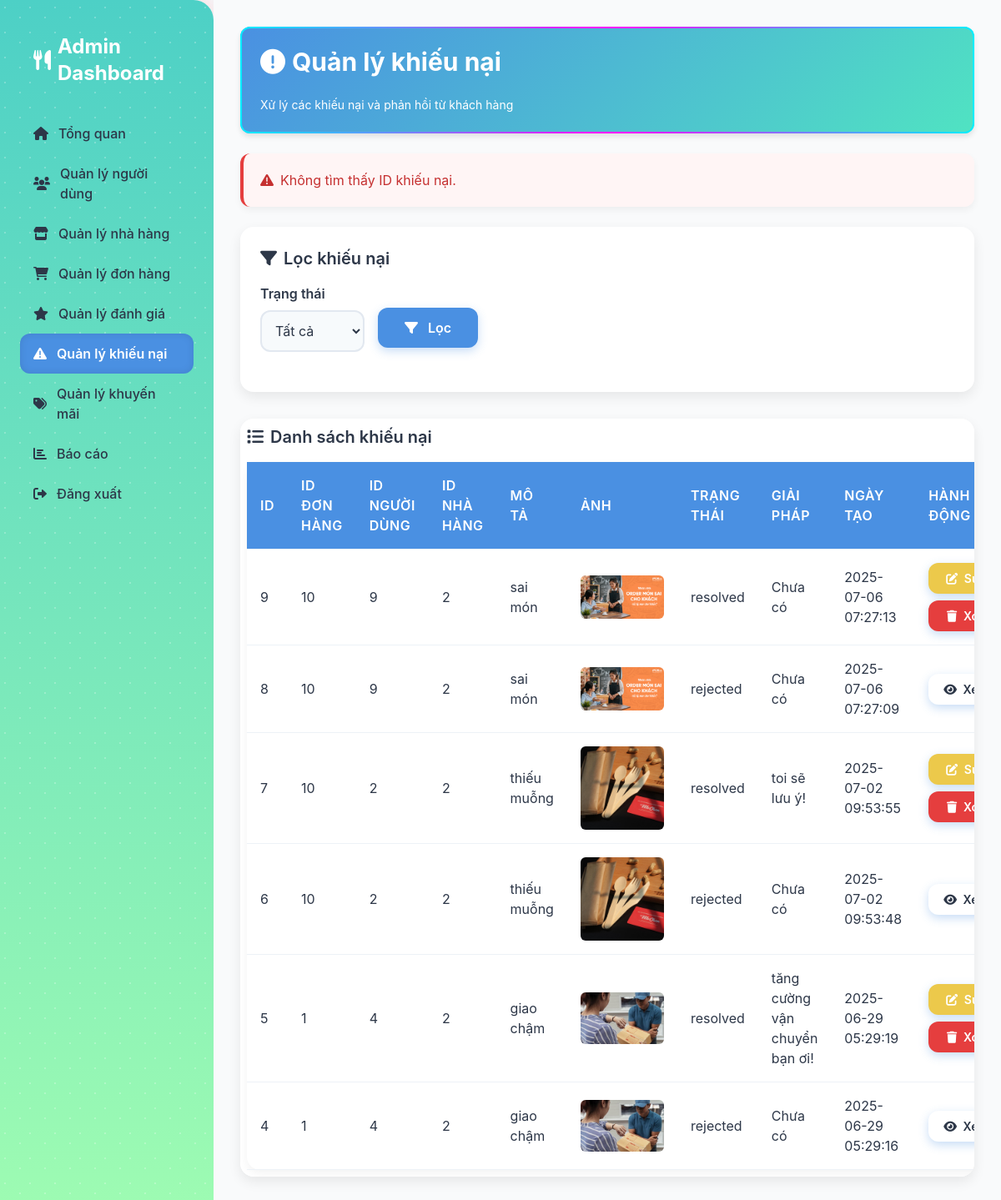
/modules/complaints/manage_complaints.php?error=missing_id (signed in), run on the app's committed database.
### tables this page shows
CREATE TABLE `complaints` (
  `id` int(11) NOT NULL,
  `order_id` int(11) DEFAULT NULL,
  `user_id` int(11) DEFAULT NULL,
  `restaurant_id` int(11) DEFAULT NULL,
  `description` text NOT NULL,
  `status` enum('pending','resolved','rejected') DEFAULT 'pending',
  `resolution` text DEFAULT NULL,
  `created_at` timestamp NOT NULL DEFAULT current_timestamp(),
  `image_path` varchar(255) DEFAULT NULL
);

### modules/complaints/manage_complaints.php (the view, shortened to what this page needs)
<?php
require __DIR__ . '/../../config/db_connect.php';
$current_page = basename($_SERVER['PHP_SELF']);
if (isset($_GET['error'])) {
    switch ($_GET['error']) {
        case 'missing_id':
            $error = "Không tìm thấy ID khiếu nại.";
            break;
    }
}
$filter_status = $_GET['status'] ?? 'all';
$complaints = [];
try {
    $query = "SELECT id, order_id, user_id, restaurant_id, description, status, resolution, created_at, image_path FROM complaints";
    if ($filter_status !== 'all') {
        $query .= " WHERE status = ?";
        $stmt = $pdo->prepare($query);
        $stmt->execute([$filter_status]);
    } else {
        $query .= " ORDER BY created_at DESC";
        $stmt = $pdo->query($query);
    }
    $complaints = $stmt->fetchAll();
} catch (PDOException $e) {
    $error = "Lỗi cơ sở dữ liệu: " . $e->getMessage();
    error_log("Database error when fetching complaints: " . $e->getMessage());
}
?>
<!DOCTYPE html>
<html lang="vi">
<head>
    <link href="https://cdn.jsdelivr.net/npm/tailwindcss@2.2.19/dist/tailwind.min.css" rel="stylesheet">
    <link href="/ad/assets/css/admin.css" rel="stylesheet">
    <link href="https://cdnjs.cloudflare.com/ajax/libs/font-awesome/6.0.0-beta3/css/all.min.css" rel="stylesheet">
    <link href="https://cdnjs.cloudflare.com/ajax/libs/animate.css/4.1.1/animate.min.css" rel="stylesheet">
</head>
<body class="flex flex-col h-screen bg-gray-50" data-page="<?php echo $current_page; ?>">
    <div class="flex flex-1 overflow-hidden">
        <aside class="sidebar w-64 bg-gray-800 text-white transition-all duration-300 ease-in-out">
            <h2 class="text-2xl font-bold mb-4 flex items-center p-4">
                <i class="fas fa-utensils mr-2"></i> <span>Admin Dashboard</span>
            </h2>
            <nav>
                <ul>
                    <li><a href="/ad/views/dashboard.php" class="flex items-center p-4 <?php echo ($current_page == 'dashboard.php' && !isset($_GET['page'])) ? 'active' : ''; ?>"><i class="fas fa-home mr-2"></i> <span>Tổng quan</span></a></li>
                    <li><a href="/ad/modules/users/manage_users.php" class="flex items-center p-4 <?php echo ($current_page == 'manage_users.php') ? 'active' : ''; ?>"><i class="fas fa-users mr-2"></i> <span>Quản lý người dùng</span></a></li>
                    <li><a href="/ad/modules/restaurants/manage_restaurants.php" class="flex items-center p-4 <?php echo ($current_page == 'manage_restaurants.php') ? 'active' : ''; ?>"><i class="fas fa-store mr-2"></i> <span>Quản lý nhà hàng</span></a></li>
                    <li><a href="/ad/modules/orders/manage_orders.php" class="flex items-center p-4 <?php echo ($current_page == 'manage_orders.php') ? 'active' : ''; ?>"><i class="fas fa-shopping-cart mr-2"></i> <span>Quản lý đơn hàng</span></a></li>
                    <li><a href="/ad/modules/reviews/manage_reviews.php" class="flex items-center p-4 <?php echo ($current_page == 'manage_reviews.php') ? 'active' : ''; ?>"><i class="fas fa-star mr-2"></i> <span>Quản lý đánh giá</span></a></li>
                    <li><a href="/ad/modules/complaints/manage_complaints.php" class="flex items-center p-4 <?php echo ($current_page == 'manage_complaints.php') ? 'active' : ''; ?>"><i class="fas fa-exclamation-triangle mr-2"></i> <span>Quản lý khiếu nại</span></a></li>
                    <li><a href="/ad/modules/promotions/manage_promotions.php" class="flex items-center p-4 <?php echo ($current_page == 'manage_promotions.php') ? 'active' : ''; ?>"><i class="fas fa-tags mr-2"></i> <span>Quản lý khuyến mãi</span></a></li>
                    <li><a href="/ad/views/report.php" class="flex items-center p-4 <?php echo ($current_page == 'report.php') ? 'active' : ''; ?>"><i class="fas fa-chart-bar mr-2"></i> <span>Báo cáo</span></a></li>
                    <li><a href="/ad/modules/auth/logout.php" class="flex items-center p-4 <?php echo ($current_page == 'logout.php') ? 'active' : ''; ?>"><i class="fas fa-sign-out-alt mr-2"></i> <span>Đăng xuất</span></a></li>
                </ul>
            </nav>
        </aside>
        <main class="main-content flex-1 overflow-auto p-6 bg-gray-50 animate__animated animate__fadeIn" id="main-content">
            <div class="content" id="content" style="display: none;">
                <div class="header-card animate__animated animate__fadeInUp">
                    <h1 class="text-3xl font-bold mb-6 flex items-center animate__animated animate__fadeInUp">
                        <i class="fas fa-exclamation-circle mr-2"></i> Quản lý khiếu nại
                    </h1>
                    <p class="text-sm mt-2">Xử lý các khiếu nại và phản hồi từ khách hàng</p>
                </div>
                <?php if (isset($error)): ?>
                    <div class="alert alert-error animate__animated animate__fadeIn">
                        <i class="fas fa-exclamation-triangle mr-2"></i> <?php echo htmlspecialchars($error); ?>
                    </div>
                <?php endif; ?>
                <div class="card mb-6 animate__animated animate__fadeInUp">
                    <h2 class="text-xl font-semibold mb-4 flex items-center">
                        <i class="fas fa-filter mr-2"></i> Lọc khiếu nại
                    </h2>
                    <form method="GET" action="" class="flex items-center gap-4">
                        <div class="form-group">
                            <label for="status">Trạng thái</label>
                            <select name="status" id="status" class="form-control">
                                <option value="all" <?php echo $filter_status === 'all' ? 'selected' : ''; ?>>Tất cả</option>
                            </select>
                        </div>
                        <button type="submit" class="btn btn-primary animate__animated animate__fadeIn">
                            <i class="fas fa-filter mr-2"></i> Lọc
                        </button>
                    </form>
                </div>
                <div class="card table-container animate__animated animate__fadeInUp">
                    <h2 class="text-xl font-semibold mb-4 flex items-center">
                        <i class="fas fa-list mr-2"></i> Danh sách khiếu nại
                    </h2>
                    <?php if (empty($complaints)): ?>
                        <p class="text-gray-500">Không có khiếu nại nào để hiển thị.</p>
                    <?php else: ?>
                        <table>
                            <thead>
                                <tr>
                                    <th class="w-10">ID</th>
                                    <th>ID Đơn hàng</th>
                                    <th>ID Người dùng</th>
                                    <th>ID Nhà hàng</th>
                                    <th>Mô tả</th>
                                    <th>Ảnh</th>
                                    <th>Trạng thái</th>
                                    <th>Giải pháp</th>
                                    <th>Ngày tạo</th>
                                    <th class="w-64">Hành động</th>
                                </tr>
                            </thead>
                            <tbody>
                                <?php foreach ($complaints as $complaint): ?>
                                <tr>
                                    <td><?php echo htmlspecialchars($complaint['id']); ?></td>
                                    <td><?php echo htmlspecialchars($complaint['order_id'] ?? 'N/A'); ?></td>
                                    <td><?php echo htmlspecialchars($complaint['user_id'] ?? 'N/A'); ?></td>
                                    <td><?php echo htmlspecialchars($complaint['restaurant_id'] ?? 'N/A'); ?></td>
                                    <td><?php echo htmlspecialchars($complaint['description']); ?></td>
                                    <td>
                                        <?php if ($complaint['image_path'] && file_exists(__DIR__ . '/../../uploads/complaints/' . $complaint['image_path'])): ?>
                                            <img src="/ad/uploads/complaints/<?php echo htmlspecialchars($complaint['image_path']); ?>" alt="Ảnh khiếu nại" class="complaint-image">
                                        <?php else: ?>
                                            <span class="no-image">Không có ảnh</span>
                                        <?php endif; ?>
                                    </td>
                                    <td><?php echo htmlspecialchars($complaint['status']); ?></td>
                                    <td><?php echo htmlspecialchars($complaint['resolution'] ?? 'Chưa có'); ?></td>
                                    <td><?php echo htmlspecialchars($complaint['created_at']); ?></td>
                                    <td>
                                        <div class="flex flex-wrap gap-2">
                                            <?php if ($complaint['status'] === 'pending'): ?>
                                                <form method="POST" action="" class="inline-block">
                                                    <input type="hidden" name="complaint_id" value="<?php echo $complaint['id']; ?>">
                                                    <input type="hidden" name="action" value="approve">
                                                    <button type="submit" class="btn btn-success btn-sm animate__animated animate__fadeIn">
                                                        <i class="fas fa-check mr-1"></i> Duyệt
                                                    </button>
                                                </form>
                                                <form method="POST" action="" class="inline-block">
                                                    <input type="hidden" name="complaint_id" value="<?php echo $complaint['id']; ?>">
                                                    <input type="hidden" name="action" value="reject">
                                                    <button type="submit" class="btn btn-danger btn-sm animate__animated animate__fadeIn">
                                                        <i class="fas fa-times mr-1"></i> Từ chối
                                                    </button>
                                                </form>
                                            <?php elseif ($complaint['status'] === 'resolved'): ?>
                                                <a href="/ad/modules/complaints/edit_complaint.php?id=<?php echo $complaint['id']; ?>" class="btn btn-warning btn-sm animate__animated animate__fadeIn">
                                                    <i class="fas fa-edit mr-1"></i> Sửa
                                                </a>
                                                <a href="/ad/modules/complaints/delete_complaint.php?id=<?php echo $complaint['id']; ?>" class="btn btn-danger btn-sm animate__animated animate__fadeIn" onclick="return confirm('Bạn có chắc chắn muốn xóa?');">
                                                    <i class="fas fa-trash mr-1"></i> Xóa
                                                </a>
                                            <?php elseif ($complaint['status'] === 'rejected'): ?>
                                                <a href="/ad/modules/complaints/view_complaint.php?id=<?php echo $complaint['id']; ?>" class="btn btn-info btn-sm animate__animated animate__fadeIn">
                                                    <i class="fas fa-eye mr-1"></i> Xem
                                                </a>
                                            <?php endif; ?>
                                        </div>
                                    </td>
                                </tr>
                                <?php endforeach; ?>
                            </tbody>
                        </table>
                    <?php endif; ?>
                </div>
            </div>
        </main>
    </div>
</body>
</html>

### modules/complaints/manage_complaints.php (style rules this page uses)
.content { opacity: 0; transition: opacity 0.5s ease; }
.content.loaded { opacity: 1; }
.header-card { background: linear-gradient(135deg, #4a90e2, #50e3c2); color: white; padding: 1.5rem; border-radius: 0.75rem; margin-bottom: 1.5rem; box-shadow: 0 4px 6px rgba(0, 0, 0, 0.1); animation: fadeIn 0.5s ease-out; }
.complaint-image { max-width: 100px; max-height: 100px; object-fit: cover; border-radius: 0.375rem; }

### data on the page
complaints: id "9", order "10", user "9", restaurant "2", description "sai món", image_path (picture), status "resolved", resolution "Chưa có", created_at "2025-07-06 07:27:13"
complaints: id "8", order "10", user "9", restaurant "2", description "sai món", image_path (picture), status "rejected", resolution "Chưa có", created_at "2025-07-06 07:27:09"
complaints: id "7", order "10", user "2", restaurant "2", description "thiếu muỗng", image_path (picture), status "resolved", resolution "toi sẽ lưu ý!", created_at "2025-07-02 09:53:55"
complaints: id "6", order "10", user "2", restaurant "2", description "thiếu muỗng", image_path (picture), status "rejected", resolution "Chưa có", created_at "2025-07-02 09:53:48"
complaints: id "5", order "1", user "4", restaurant "2", description "giao chậm", image_path (picture), status "resolved", resolution "tăng cường vận chuyển bạn ơi!", created_at "2025-06-29 05:29:19"
complaints: id "4", order "1", user "4", restaurant "2", description "giao chậm", image_path (picture), status "rejected", resolution "Chưa có", created_at "2025-06-29 05:29:16"

### other printed values
$error "Không tìm thấy ID khiếu nại."
